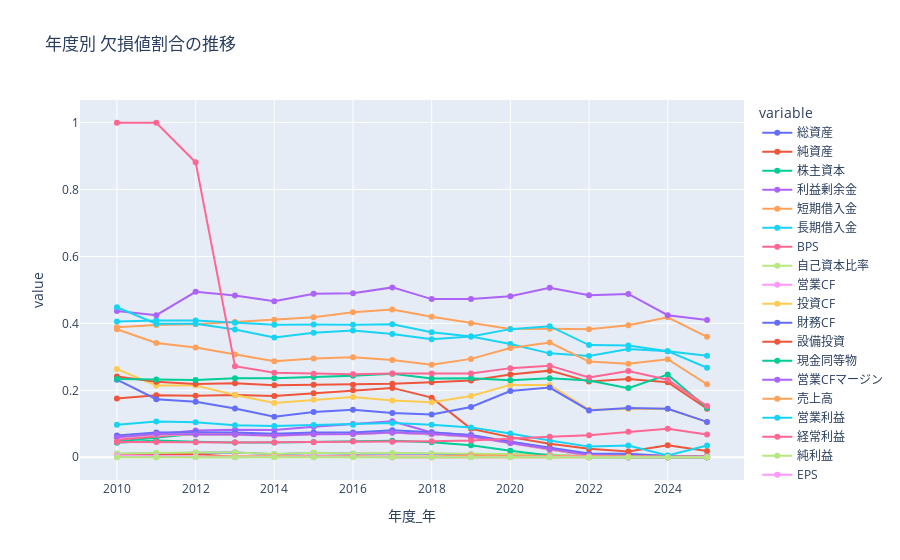

Notebook code for this chart:
### Markdown cell above
### ☑️ 年ごとの欠損率の傾向を確認

### Code cell
df = df_ALL_DATAs.copy()
df["年度_年"] = df["年度"].astype(str).str[:4].astype(int)
missing_ratio_by_year = (
    df.drop(columns=["コード", "年度"])
    .groupby("年度_年")
    .agg(lambda g: g.isnull().mean())
    .reset_index()
)
missing_ratio_by_year = missing_ratio_by_year.set_index("年度_年")
fig = px.line(
    missing_ratio_by_year,
    title="年度別 欠損値割合の推移",
    markers=True,
)
fig.show()

### Figure 1 — Plotly figure (JSON) as saved in the notebook; plotly's stock layout.template omitted (floating-point values rounded to 4 significant figures)
{"data": [{"hovertemplate": "variable=総資産<br>年度_年=%{x}<br>value=%{y}<extra></extra>", "legendgroup": "総資産", "line": {"color": "#636efa", "dash": "solid"}, "marker": {"symbol": "circle"}, "mode": "lines+markers", "name": "総資産", "orientation": "v", "showlegend": true, "type": "scatter", "x": [2010, 2011, 2012, 2013, 2014, 2015, 2016, 2017, 2018, 2019, 2020, 2021, 2022, 2023, 2024, 2025], "xaxis": "x", "y": [0.009683, 0.01224, 0.01309, 0.01386, 0.00899, 0.01286, 0.0105, 0.01115, 0.01041, 0.008384, 0.008657, 0.007807, 0.001924, 0.0, 5.407e-05, 0.0], "yaxis": "y"}, {"hovertemplate": "variable=純資産<br>年度_年=%{x}<br>value=%{y}<extra></extra>", "legendgroup": "純資産", "line": {"color": "#EF553B", "dash": "solid"}, "marker": {"symbol": "circle"}, "mode": "lines+markers", "name": "純資産", "orientation": "v", "showlegend": true, "type": "scatter", "x": [2010, 2011, 2012, 2013, 2014, 2015, 2016, 2017, 2018, 2019, 2020, 2021, 2022, 2023, 2024, 2025], "xaxis": "x", "y": [0.009683, 0.00854, 0.009468, 0.001087, 0.001322, 0.001286, 0.002499, 0.0002424, 0.0002365, 0.0006986, 0.0007019, 0.0007097, 0.0002405, 0.0, 5.407e-05, 0.0], "yaxis": "y"}, {"hovertemplate": "variable=株主資本<br>年度_年=%{x}<br>value=%{y}<extra></extra>", "legendgroup": "株主資本", "line": {"color": "#00cc96", "dash": "solid"}, "marker": {"symbol": "circle"}, "mode": "lines+markers", "name": "株主資本", "orientation": "v", "showlegend": true, "type": "scatter", "x": [2010, 2011, 2012, 2013, 2014, 2015, 2016, 2017, 2018, 2019, 2020, 2021, 2022, 2023, 2024, 2025], "xaxis": "x", "y": [0.04724, 0.05921, 0.07045, 0.06875, 0.0661, 0.0702, 0.07023, 0.07392, 0.06883, 0.06241, 0.04305, 0.02295, 0.00481, 0.0, 5.407e-05, 0.0], "yaxis": "y"}, {"hovertemplate": "variable=利益剰余金<br>年度_年=%{x}<br>value=%{y}<extra></extra>", "legendgroup": "利益剰余金", "line": {"color": "#ab63fa", "dash": "solid"}, "marker": {"symbol": "circle"}, "mode": "lines+markers", "name": "利益剰余金", "orientation": "v", "showlegend": true, "type": "scatter", "x": [2010, 2011, 2012, 2013, 2014, 2015, 2016, 2017, 2018, 2019, 2020, 2021, 2022, 2023, 2024, 2025], "xaxis": "x", "y": [0.05663, 0.06718, 0.07964, 0.08207, 0.08117, 0.09103, 0.09898, 0.1076, 0.07379, 0.06614, 0.04633, 0.0265, 0.007696, 0.005329, 0.004704, 0.003028], "yaxis": "y"}, {"hovertemplate": "variable=短期借入金<br>年度_年=%{x}<br>value=%{y}<extra></extra>", "legendgroup": "短期借入金", "line": {"color": "#FFA15A", "dash": "solid"}, "marker": {"symbol": "circle"}, "mode": "lines+markers", "name": "短期借入金", "orientation": "v", "showlegend": true, "type": "scatter", "x": [2010, 2011, 2012, 2013, 2014, 2015, 2016, 2017, 2018, 2019, 2020, 2021, 2022, 2023, 2024, 2025], "xaxis": "x", "y": [0.3885, 0.3951, 0.3971, 0.4041, 0.4112, 0.4181, 0.4331, 0.4411, 0.4198, 0.4003, 0.383, 0.384, 0.3824, 0.3945, 0.4183, 0.3597], "yaxis": "y"}, {"hovertemplate": "variable=長期借入金<br>年度_年=%{x}<br>value=%{y}<extra></extra>", "legendgroup": "長期借入金", "line": {"color": "#19d3f3", "dash": "solid"}, "marker": {"symbol": "circle"}, "mode": "lines+markers", "name": "長期借入金", "orientation": "v", "showlegend": true, "type": "scatter", "x": [2010, 2011, 2012, 2013, 2014, 2015, 2016, 2017, 2018, 2019, 2020, 2021, 2022, 2023, 2024, 2025], "xaxis": "x", "y": [0.4058, 0.4088, 0.4082, 0.4022, 0.3956, 0.3968, 0.3959, 0.3975, 0.3737, 0.361, 0.3381, 0.3104, 0.3025, 0.3236, 0.3168, 0.3032], "yaxis": "y"}, {"hovertemplate": "variable=BPS<br>年度_年=%{x}<br>value=%{y}<extra></extra>", "legendgroup": "BPS", "line": {"color": "#FF6692", "dash": "solid"}, "marker": {"symbol": "circle"}, "mode": "lines+markers", "name": "BPS", "orientation": "v", "showlegend": true, "type": "scatter", "x": [2010, 2011, 2012, 2013, 2014, 2015, 2016, 2017, 2018, 2019, 2020, 2021, 2022, 2023, 2024, 2025], "xaxis": "x", "y": [0.05223, 0.06206, 0.07185, 0.06902, 0.06637, 0.0702, 0.07023, 0.07392, 0.0693, 0.06241, 0.04328, 0.02342, 0.006013, 0.0, 5.407e-05, 0.0], "yaxis": "y"}, {"hovertemplate": "variable=自己資本比率<br>年度_年=%{x}<br>value=%{y}<extra></extra>", "legendgroup": "自己資本比率", "line": {"color": "#B6E880", "dash": "solid"}, "marker": {"symbol": "circle"}, "mode": "lines+markers", "name": "自己資本比率", "orientation": "v", "showlegend": true, "type": "scatter", "x": [2010, 2011, 2012, 2013, 2014, 2015, 2016, 2017, 2018, 2019, 2020, 2021, 2022, 2023, 2024, 2025], "xaxis": "x", "y": [0.01115, 0.01366, 0.01448, 0.01413, 0.009519, 0.01337, 0.01125, 0.0126, 0.01112, 0.009082, 0.008891, 0.008044, 0.001924, 0.0, 5.407e-05, 0.0], "yaxis": "y"}, {"hovertemplate": "variable=営業CF<br>年度_年=%{x}<br>value=%{y}<extra></extra>", "legendgroup": "営業CF", "line": {"color": "#FF97FF", "dash": "solid"}, "marker": {"symbol": "circle"}, "mode": "lines+markers", "name": "営業CF", "orientation": "v", "showlegend": true, "type": "scatter", "x": [2010, 2011, 2012, 2013, 2014, 2015, 2016, 2017, 2018, 2019, 2020, 2021, 2022, 2023, 2024, 2025], "xaxis": "x", "y": [0.05839, 0.0686, 0.06795, 0.06739, 0.06372, 0.0684, 0.06873, 0.07344, 0.06906, 0.06055, 0.04188, 0.02224, 0.005051, 0.0, 5.407e-05, 0.0003365], "yaxis": "y"}, {"hovertemplate": "variable=投資CF<br>年度_年=%{x}<br>value=%{y}<extra></extra>", "legendgroup": "投資CF", "line": {"color": "#FECB52", "dash": "solid"}, "marker": {"symbol": "circle"}, "mode": "lines+markers", "name": "投資CF", "orientation": "v", "showlegend": true, "type": "scatter", "x": [2010, 2011, 2012, 2013, 2014, 2015, 2016, 2017, 2018, 2019, 2020, 2021, 2022, 2023, 2024, 2025], "xaxis": "x", "y": [0.05898, 0.06889, 0.06823, 0.06821, 0.06425, 0.06917, 0.06973, 0.07368, 0.07025, 0.06171, 0.04305, 0.02318, 0.006494, 0.001103, 0.00173, 0.001346], "yaxis": "y"}, {"hovertemplate": "variable=財務CF<br>年度_年=%{x}<br>value=%{y}<extra></extra>", "legendgroup": "財務CF", "line": {"color": "#636efa", "dash": "solid"}, "marker": {"symbol": "circle"}, "mode": "lines+markers", "name": "財務CF", "orientation": "v", "showlegend": true, "type": "scatter", "x": [2010, 2011, 2012, 2013, 2014, 2015, 2016, 2017, 2018, 2019, 2020, 2021, 2022, 2023, 2024, 2025], "xaxis": "x", "y": [0.06514, 0.0743, 0.07463, 0.07364, 0.07007, 0.0738, 0.07373, 0.08071, 0.0745, 0.06591, 0.04656, 0.02815, 0.0113, 0.01066, 0.003947, 0.003701], "yaxis": "y"}, {"hovertemplate": "variable=設備投資<br>年度_年=%{x}<br>value=%{y}<extra></extra>", "legendgroup": "設備投資", "line": {"color": "#EF553B", "dash": "solid"}, "marker": {"symbol": "circle"}, "mode": "lines+markers", "name": "設備投資", "orientation": "v", "showlegend": true, "type": "scatter", "x": [2010, 2011, 2012, 2013, 2014, 2015, 2016, 2017, 2018, 2019, 2020, 2021, 2022, 2023, 2024, 2025], "xaxis": "x", "y": [0.1758, 0.1853, 0.1835, 0.1861, 0.183, 0.1913, 0.2, 0.2072, 0.1781, 0.085, 0.06013, 0.04045, 0.02549, 0.01746, 0.03607, 0.01851], "yaxis": "y"}, {"hovertemplate": "variable=現金同等物<br>年度_年=%{x}<br>value=%{y}<extra></extra>", "legendgroup": "現金同等物", "line": {"color": "#00cc96", "dash": "solid"}, "marker": {"symbol": "circle"}, "mode": "lines+markers", "name": "現金同等物", "orientation": "v", "showlegend": true, "type": "scatter", "x": [2010, 2011, 2012, 2013, 2014, 2015, 2016, 2017, 2018, 2019, 2020, 2021, 2022, 2023, 2024, 2025], "xaxis": "x", "y": [0.04343, 0.04981, 0.04623, 0.04375, 0.04442, 0.04577, 0.04824, 0.04944, 0.0447, 0.0361, 0.01942, 0.005441, 0.0002405, 0.0, 5.407e-05, 0.0], "yaxis": "y"}, {"hovertemplate": "variable=営業CFマージン<br>年度_年=%{x}<br>value=%{y}<extra></extra>", "legendgroup": "営業CFマージン", "line": {"color": "#ab63fa", "dash": "solid"}, "marker": {"symbol": "circle"}, "mode": "lines+markers", "name": "営業CFマージン", "orientation": "v", "showlegend": true, "type": "scatter", "x": [2010, 2011, 2012, 2013, 2014, 2015, 2016, 2017, 2018, 2019, 2020, 2021, 2022, 2023, 2024, 2025], "xaxis": "x", "y": [0.05986, 0.06946, 0.06823, 0.06821, 0.06478, 0.0684, 0.06923, 0.07368, 0.07001, 0.06195, 0.04282, 0.02366, 0.006734, 0.002021, 0.002379, 0.002355], "yaxis": "y"}, {"hovertemplate": "variable=売上高<br>年度_年=%{x}<br>value=%{y}<extra></extra>", "legendgroup": "売上高", "line": {"color": "#FFA15A", "dash": "solid"}, "marker": {"symbol": "circle"}, "mode": "lines+markers", "name": "売上高", "orientation": "v", "showlegend": true, "type": "scatter", "x": [2010, 2011, 2012, 2013, 2014, 2015, 2016, 2017, 2018, 2019, 2020, 2021, 2022, 2023, 2024, 2025], "xaxis": "x", "y": [0.001174, 0.002277, 0.002506, 0.002717, 0.002909, 0.002314, 0.002249, 0.002181, 0.002365, 0.004891, 0.003978, 0.004258, 0.002165, 0.001286, 0.002325, 0.002019], "yaxis": "y"}, {"hovertemplate": "variable=営業利益<br>年度_年=%{x}<br>value=%{y}<extra></extra>", "legendgroup": "営業利益", "line": {"color": "#19d3f3", "dash": "solid"}, "marker": {"symbol": "circle"}, "mode": "lines+markers", "name": "営業利益", "orientation": "v", "showlegend": true, "type": "scatter", "x": [2010, 2011, 2012, 2013, 2014, 2015, 2016, 2017, 2018, 2019, 2020, 2021, 2022, 2023, 2024, 2025], "xaxis": "x", "y": [0.09683, 0.1067, 0.1047, 0.09565, 0.0936, 0.09643, 0.09748, 0.1025, 0.09745, 0.08919, 0.07066, 0.04992, 0.03175, 0.0351, 0.005407, 0.03533], "yaxis": "y"}, {"hovertemplate": "variable=経常利益<br>年度_年=%{x}<br>value=%{y}<extra></extra>", "legendgroup": "経常利益", "line": {"color": "#FF6692", "dash": "solid"}, "marker": {"symbol": "circle"}, "mode": "lines+markers", "name": "経常利益", "orientation": "v", "showlegend": true, "type": "scatter", "x": [2010, 2011, 2012, 2013, 2014, 2015, 2016, 2017, 2018, 2019, 2020, 2021, 2022, 2023, 2024, 2025], "xaxis": "x", "y": [0.04548, 0.04583, 0.04511, 0.04402, 0.04442, 0.045, 0.04674, 0.04629, 0.04801, 0.0503, 0.05639, 0.06104, 0.06566, 0.07626, 0.08516, 0.06763], "yaxis": "y"}, {"hovertemplate": "variable=純利益<br>年度_年=%{x}<br>value=%{y}<extra></extra>", "legendgroup": "純利益", "line": {"color": "#B6E880", "dash": "solid"}, "marker": {"symbol": "circle"}, "mode": "lines+markers", "name": "純利益", "orientation": "v", "showlegend": true, "type": "scatter", "x": [2010, 2011, 2012, 2013, 2014, 2015, 2016, 2017, 2018, 2019, 2020, 2021, 2022, 2023, 2024, 2025], "xaxis": "x", "y": [0.0008803, 0.0, 0.0005569, 0.0002717, 0.0007932, 0.0002571, 0.0004999, 0.0, 0.0, 0.0006986, 0.0007019, 0.001656, 0.000481, 0.0, 5.407e-05, 0.0003365], "yaxis": "y"}, {"hovertemplate": "variable=EPS<br>年度_年=%{x}<br>value=%{y}<extra></extra>", "legendgroup": "EPS", "line": {"color": "#FF97FF", "dash": "solid"}, "marker": {"symbol": "circle"}, "mode": "lines+markers", "name": "EPS", "orientation": "v", "showlegend": true, "type": "scatter", "x": [2010, 2011, 2012, 2013, 2014, 2015, 2016, 2017, 2018, 2019, 2020, 2021, 2022, 2023, 2024, 2025], "xaxis": "x", "y": [0.005575, 0.003131, 0.001949, 0.0008152, 0.001851, 0.001286, 0.00125, 0.0002424, 0.0007096, 0.0006986, 0.0007019, 0.002366, 0.001684, 0.0, 5.407e-05, 0.0003365], "yaxis": "y"}, {"hovertemplate": "variable=ROE<br>年度_年=%{x}<br>value=%{y}<extra></extra>", "legendgroup": "ROE", "line": {"color": "#FECB52", "dash": "solid"}, "marker": {"symbol": "circle"}, "mode": "lines+markers", "name": "ROE", "orientation": "v", "showlegend": true, "type": "scatter", "x": [2010, 2011, 2012, 2013, 2014, 2015, 2016, 2017, 2018, 2019, 2020, 2021, 2022, 2023, 2024, 2025], "xaxis": "x", "y": [0.2635, 0.2143, 0.2141, 0.1859, 0.1618, 0.1715, 0.18, 0.1699, 0.1644, 0.1828, 0.2162, 0.216, 0.1421, 0.1442, 0.145, 0.1057], "yaxis": "y"}, {"hovertemplate": "variable=ROA<br>年度_年=%{x}<br>value=%{y}<extra></extra>", "legendgroup": "ROA", "line": {"color": "#636efa", "dash": "solid"}, "marker": {"symbol": "circle"}, "mode": "lines+markers", "name": "ROA", "orientation": "v", "showlegend": true, "type": "scatter", "x": [2010, 2011, 2012, 2013, 2014, 2015, 2016, 2017, 2018, 2019, 2020, 2021, 2022, 2023, 2024, 2025], "xaxis": "x", "y": [0.2318, 0.1734, 0.166, 0.1454, 0.1214, 0.1355, 0.142, 0.1326, 0.1277, 0.1502, 0.1977, 0.2082, 0.14, 0.1474, 0.145, 0.1057], "yaxis": "y"}, {"hovertemplate": "variable=一株配当<br>年度_年=%{x}<br>value=%{y}<extra></extra>", "legendgroup": "一株配当", "line": {"color": "#EF553B", "dash": "solid"}, "marker": {"symbol": "circle"}, "mode": "lines+markers", "name": "一株配当", "orientation": "v", "showlegend": true, "type": "scatter", "x": [2010, 2011, 2012, 2013, 2014, 2015, 2016, 2017, 2018, 2019, 2020, 2021, 2022, 2023, 2024, 2025], "xaxis": "x", "y": [0.2415, 0.2257, 0.2186, 0.2215, 0.2152, 0.2168, 0.2169, 0.2198, 0.2245, 0.2296, 0.2475, 0.2588, 0.2261, 0.2337, 0.224, 0.145], "yaxis": "y"}, {"hovertemplate": "variable=剰余金の配当<br>年度_年=%{x}<br>value=%{y}<extra></extra>", "legendgroup": "剰余金の配当", "line": {"color": "#00cc96", "dash": "solid"}, "marker": {"symbol": "circle"}, "mode": "lines+markers", "name": "剰余金の配当", "orientation": "v", "showlegend": true, "type": "scatter", "x": [2010, 2011, 2012, 2013, 2014, 2015, 2016, 2017, 2018, 2019, 2020, 2021, 2022, 2023, 2024, 2025], "xaxis": "x", "y": [0.2336, 0.2323, 0.2309, 0.2359, 0.2364, 0.2399, 0.2432, 0.2494, 0.2353, 0.2357, 0.2302, 0.2361, 0.2294, 0.2065, 0.2471, 0.147], "yaxis": "y"}, {"hovertemplate": "variable=自社株買い<br>年度_年=%{x}<br>value=%{y}<extra></extra>", "legendgroup": "自社株買い", "line": {"color": "#ab63fa", "dash": "solid"}, "marker": {"symbol": "circle"}, "mode": "lines+markers", "name": "自社株買い", "orientation": "v", "showlegend": true, "type": "scatter", "x": [2010, 2011, 2012, 2013, 2014, 2015, 2016, 2017, 2018, 2019, 2020, 2021, 2022, 2023, 2024, 2025], "xaxis": "x", "y": [0.4369, 0.4244, 0.4943, 0.4834, 0.4659, 0.4888, 0.4904, 0.5075, 0.4726, 0.473, 0.4808, 0.5065, 0.4841, 0.4879, 0.4245, 0.4102], "yaxis": "y"}, {"hovertemplate": "variable=配当性向<br>年度_年=%{x}<br>value=%{y}<extra></extra>", "legendgroup": "配当性向", "line": {"color": "#FFA15A", "dash": "solid"}, "marker": {"symbol": "circle"}, "mode": "lines+markers", "name": "配当性向", "orientation": "v", "showlegend": true, "type": "scatter", "x": [2010, 2011, 2012, 2013, 2014, 2015, 2016, 2017, 2018, 2019, 2020, 2021, 2022, 2023, 2024, 2025], "xaxis": "x", "y": [0.3823, 0.3413, 0.3278, 0.3071, 0.2871, 0.2949, 0.2989, 0.2906, 0.2767, 0.2939, 0.3264, 0.3426, 0.286, 0.2797, 0.293, 0.218], "yaxis": "y"}, {"hovertemplate": "variable=総還元性向<br>年度_年=%{x}<br>value=%{y}<extra></extra>", "legendgroup": "総還元性向", "line": {"color": "#19d3f3", "dash": "solid"}, "marker": {"symbol": "circle"}, "mode": "lines+markers", "name": "総還元性向", "orientation": "v", "showlegend": true, "type": "scatter", "x": [2010, 2011, 2012, 2013, 2014, 2015, 2016, 2017, 2018, 2019, 2020, 2021, 2022, 2023, 2024, 2025], "xaxis": "x", "y": [0.4481, 0.3988, 0.3991, 0.3818, 0.358, 0.3718, 0.3784, 0.3684, 0.3529, 0.361, 0.3828, 0.3915, 0.3353, 0.3335, 0.3169, 0.2675], "yaxis": "y"}, {"hovertemplate": "variable=純資産配当率<br>年度_年=%{x}<br>value=%{y}<extra></extra>", "legendgroup": "純資産配当率", "line": {"color": "#FF6692", "dash": "solid"}, "marker": {"symbol": "circle"}, "mode": "lines+markers", "name": "純資産配当率", "orientation": "v", "showlegend": true, "type": "scatter", "x": [2010, 2011, 2012, 2013, 2014, 2015, 2016, 2017, 2018, 2019, 2020, 2021, 2022, 2023, 2024, 2025], "xaxis": "x", "y": [0.9994, 0.9994, 0.8816, 0.272, 0.2522, 0.2497, 0.2479, 0.2501, 0.2505, 0.2506, 0.2663, 0.2737, 0.2386, 0.2578, 0.2318, 0.1531], "yaxis": "y"}, {"hovertemplate": "variable=西暦<br>年度_年=%{x}<br>value=%{y}<extra></extra>", "legendgroup": "西暦", "line": {"color": "#B6E880", "dash": "solid"}, "marker": {"symbol": "circle"}, "mode": "lines+markers", "name": "西暦", "orientation": "v", "showlegend": true, "type": "scatter", "x": [2010, 2011, 2012, 2013, 2014, 2015, 2016, 2017, 2018, 2019, 2020, 2021, 2022, 2023, 2024, 2025], "xaxis": "x", "y": [0.0, 0.0, 0.0, 0.0, 0.0, 0.0, 0.0, 0.0, 0.0, 0.0, 0.0, 0.0, 0.0, 0.0, 0.0, 0.0], "yaxis": "y"}], "layout": {"legend": {"title": {"text": "variable"}, "tracegroupgap": 0}, "title": {"text": "年度別 欠損値割合の推移"}, "xaxis": {"anchor": "y", "domain": [0, 1], "title": {"text": "年度_年"}}, "yaxis": {"anchor": "x", "domain": [0, 1], "title": {"text": "value"}}}}
